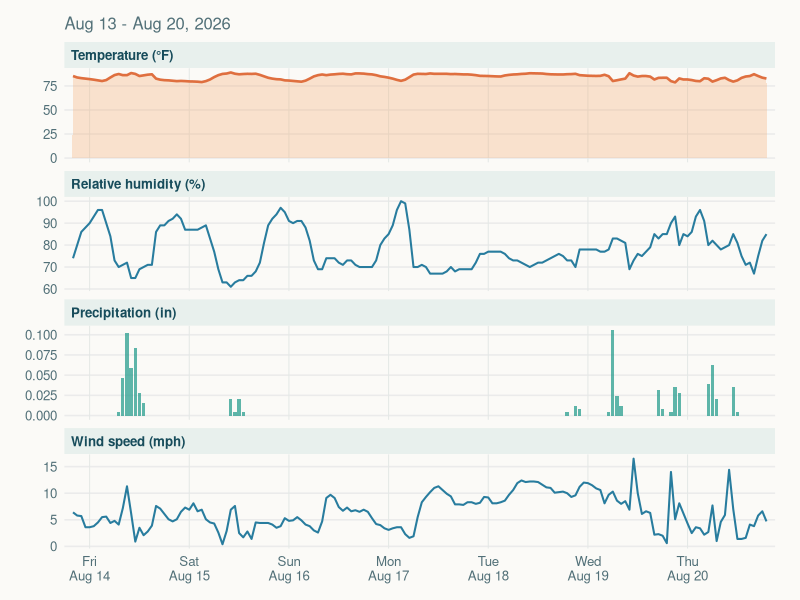

R code for this plot:
## ---- chunk 1
#| label: setup
library(dplyr)
library(ggplot2)
library(readr)
library(tidyr)

weather <- read_csv("data/sarasota-hourly-weather.csv", show_col_types = FALSE) |>
  mutate(time = as.POSIXct(time, tz = "America/New_York"))

latest_day <- max(weather$time)
date_range <- paste(
  format(min(weather$time), "%b %-d"),
  "-",
  format(max(weather$time), "%b %-d, %Y")
)
## ---- chunk 2
#| label: weather-plot
#| fig-width: 12
#| fig-height: 8
#| fig-cap: "Hourly weather in Sarasota, Florida, during the most recent complete week."

plot_data <- weather |>
  select(time, temperature_f, humidity_percent, precipitation_in, wind_speed_mph) |>
  pivot_longer(
    cols = -time,
    names_to = "measure",
    values_to = "value"
  ) |>
  mutate(
    measure = factor(
      measure,
      levels = c("temperature_f", "humidity_percent", "precipitation_in", "wind_speed_mph"),
      labels = c("Temperature (°F)", "Relative humidity (%)", "Precipitation (in)", "Wind speed (mph)")
    )
  )

ggplot(plot_data, aes(time, value)) +
  geom_area(
    data = filter(plot_data, measure == "Temperature (°F)"),
    fill = "#f4a261", alpha = 0.28
  ) +
  geom_line(
    data = filter(plot_data, measure == "Temperature (°F)"),
    color = "#df6f3f", linewidth = 0.9
  ) +
  geom_col(
    data = filter(plot_data, measure == "Precipitation (in)"),
    fill = "#2a9d8f", alpha = 0.75, width = 3600 * 0.8
  ) +
  geom_line(
    data = filter(plot_data, !measure %in% c("Temperature (°F)", "Precipitation (in)")),
    color = "#287c9e", linewidth = 0.7
  ) +
  facet_wrap(~ measure, ncol = 1, scales = "free_y") +
  scale_x_datetime(date_breaks = "1 day", date_labels = "%a\n%b %-d", expand = c(0.01, 0)) +
  labs(x = NULL, y = NULL, subtitle = date_range) +
  theme_minimal(base_size = 12) +
  theme(
    plot.background = element_rect(fill = "#fbfaf7", color = NA),
    panel.background = element_rect(fill = "#fbfaf7", color = NA),
    panel.grid.minor = element_blank(),
    panel.grid.major.x = element_line(color = "#e4e8e6", linewidth = 0.35),
    strip.text = element_text(color = "#174c5b", face = "bold", hjust = 0),
    strip.background = element_rect(fill = "#e8f0ed", color = NA),
    plot.title = element_text(color = "#174c5b", face = "bold"),
    plot.subtitle = element_text(color = "#527078"),
    axis.text = element_text(color = "#527078"),
    plot.margin = margin(12, 18, 12, 18)
  )
